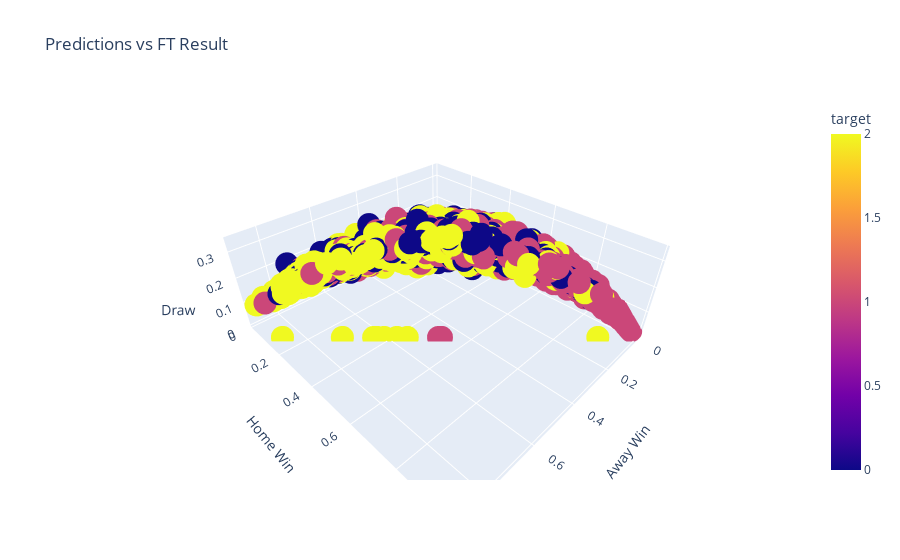

The notebook cell saved with this chart:
### Markdown cell above
#### 3d Plot showing how the pre-match probabilty corresponded to actual results
- Purple = Draw
- Pink = Home Win
- Yellow = Away Win

### Code cell
df = training_data

fig = px.scatter_3d(df, y=training_data["prob1"], x=training_data["prob2"],
                   z=training_data["probtie"], color=training_data["target"],
                   labels={
                       "probtie": "Draw",
                       "prob1": "Home Win",
                       "prob2": "Away Win"
                   }, title= "Predictions vs FT Result")
fig
fig.show()

#Purple = Draw
#Pink = Home Win
#Yellow = Away Win

### Figure 1 — Plotly figure (JSON) as saved in the notebook; plotly's stock layout.template omitted (floating-point values rounded to 4 significant figures; data arrays with more than 128 entries replaced by an {"elided": "..."} marker saying what was removed)
{"data": [{"hovertemplate": "Away Win=%{x}<br>Home Win=%{y}<br>Draw=%{z}<br>target=%{marker.color}<extra></extra>", "legendgroup": "", "marker": {"color": {"elided": "8137 int values"}, "coloraxis": "coloraxis", "symbol": "circle"}, "mode": "markers", "name": "", "scene": "scene", "showlegend": false, "type": "scatter3d", "x": {"elided": "8137 float values"}, "y": {"elided": "8137 float values"}, "z": {"elided": "8137 float values"}}], "layout": {"coloraxis": {"colorbar": {"title": {"text": "target"}}, "colorscale": [[0, "#0d0887"], [0.1111, "#46039f"], [0.2222, "#7201a8"], [0.3333, "#9c179e"], [0.4444, "#bd3786"], [0.5556, "#d8576b"], [0.6667, "#ed7953"], [0.7778, "#fb9f3a"], [0.8889, "#fdca26"], [1, "#f0f921"]]}, "legend": {"tracegroupgap": 0}, "scene": {"domain": {"x": [0, 1], "y": [0, 1]}, "xaxis": {"title": {"text": "Away Win"}}, "yaxis": {"title": {"text": "Home Win"}}, "zaxis": {"title": {"text": "Draw"}}}, "title": {"text": "Predictions vs FT Result"}}}
